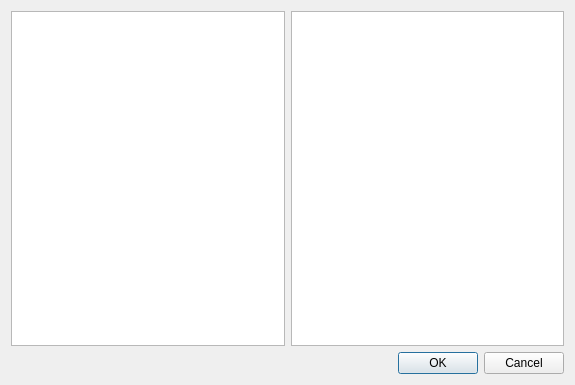
<?xml version="1.0" encoding="UTF-8"?>
<ui version="4.0">
 <class>File</class>
 <widget class="QDialog" name="File">
  <property name="geometry">
   <rect>
    <x>0</x>
    <y>0</y>
    <width>575</width>
    <height>385</height>
   </rect>
  </property>
  <property name="windowTitle">
   <string>Dialog</string>
  </property>
  <layout class="QGridLayout" name="gridLayout">
   <item row="0" column="0">
    <widget class="QTreeView" name="treeView"/>
   </item>
   <item row="0" column="1">
    <widget class="QListView" name="listView"/>
   </item>
   <item row="1" column="0" colspan="2">
    <widget class="QDialogButtonBox" name="buttonBox">
     <property name="orientation">
      <enum>Qt::Horizontal</enum>
     </property>
     <property name="standardButtons">
      <set>QDialogButtonBox::Cancel|QDialogButtonBox::Ok</set>
     </property>
    </widget>
   </item>
  </layout>
 </widget>
 <resources/>
 <connections>
  <connection>
   <sender>buttonBox</sender>
   <signal>accepted()</signal>
   <receiver>File</receiver>
   <slot>accept()</slot>
   <hints>
    <hint type="sourcelabel">
     <x>248</x>
     <y>254</y>
    </hint>
    <hint type="destinationlabel">
     <x>157</x>
     <y>274</y>
    </hint>
   </hints>
  </connection>
  <connection>
   <sender>buttonBox</sender>
   <signal>rejected()</signal>
   <receiver>File</receiver>
   <slot>reject()</slot>
   <hints>
    <hint type="sourcelabel">
     <x>316</x>
     <y>260</y>
    </hint>
    <hint type="destinationlabel">
     <x>286</x>
     <y>274</y>
    </hint>
   </hints>
  </connection>
 </connections>
</ui>
